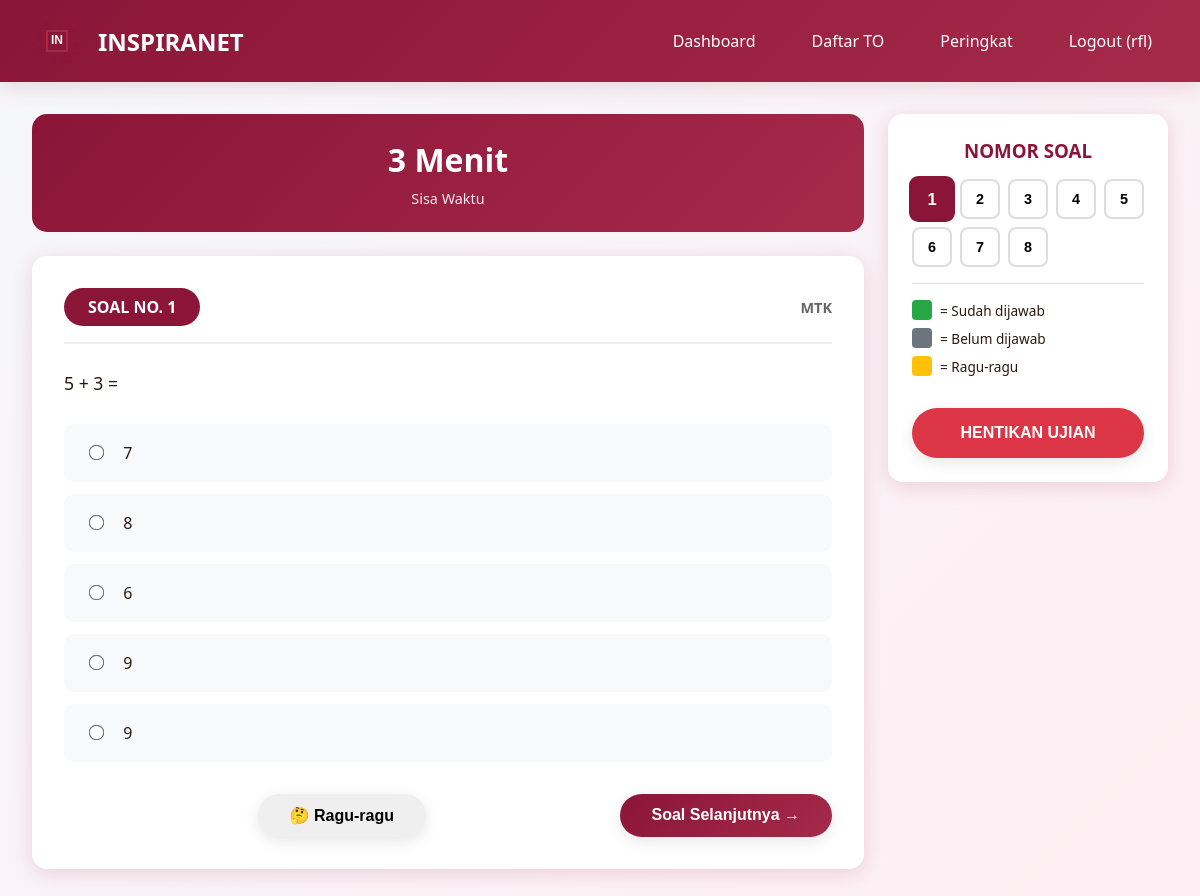
/student/exams/1/start (signed in), run on the app's committed database.
### models.py (models this page shows, shortened)
class User(UserMixin, db.Model):
    __tablename__ = 'users'
    id = db.Column(db.Integer, primary_key=True)
    email = db.Column(db.String(120), unique=True, nullable=False)
    password_hash = db.Column(db.String(255), nullable=False)
    full_name = db.Column(db.String(100), nullable=False)
    role = db.Column(db.String(20), nullable=False, default='student')
    inspira_branch = db.Column(db.String(50), nullable=True)
    class_level = db.Column(db.String(20), nullable=True)
    school_name = db.Column(db.String(150), nullable=True)
    phone_number = db.Column(db.String(20), nullable=True)
    profile_photo = db.Column(db.String(255), nullable=True)
    created_at = db.Column(db.DateTime, default=datetime.utcnow)
    exam_attempts = db.relationship('ExamAttempt', backref='user', lazy=True, cascade='all, delete-orphan')
    payments = db.relationship('Payment', backref='user', lazy=True, cascade='all, delete-orphan')
    leaderboard_entries = db.relationship('Leaderboard', backref='user', lazy=True, cascade='all, delete-orphan')

class Exam(db.Model):
    __tablename__ = 'exams'
    id = db.Column(db.Integer, primary_key=True)
    title = db.Column(db.String(200), nullable=False)
    description = db.Column(db.Text, nullable=True)
    duration_minutes = db.Column(db.Integer, nullable=False, default=120)
    total_questions = db.Column(db.Integer, nullable=False, default=0)
    is_premium = db.Column(db.Boolean, default=False)
    price = db.Column(db.Integer, default=0)
    is_active = db.Column(db.Boolean, default=True)
    created_by = db.Column(db.Integer, db.ForeignKey('users.id'), nullable=False)
    created_at = db.Column(db.DateTime, default=datetime.utcnow)
    questions = db.relationship('Question', backref='exam', lazy=True, cascade='all, delete-orphan')
    attempts = db.relationship('ExamAttempt', backref='exam', lazy=True, cascade='all, delete-orphan')
    payments = db.relationship('Payment', backref='exam', lazy=True, cascade='all, delete-orphan')
    leaderboard_entries = db.relationship('Leaderboard', backref='exam', lazy=True, cascade='all, delete-orphan')

class Question(db.Model):
    __tablename__ = 'questions'
    id = db.Column(db.Integer, primary_key=True)
    exam_id = db.Column(db.Integer, db.ForeignKey('exams.id'), nullable=False)
    question_type = db.Column(db.String(20), nullable=False)
    category = db.Column(db.String(100), nullable=True)
    question_text = db.Column(db.Text, nullable=False)
    option_a = db.Column(db.Text, nullable=True)
    option_b = db.Column(db.Text, nullable=True)
    option_c = db.Column(db.Text, nullable=True)
    option_d = db.Column(db.Text, nullable=True)
    option_e = db.Column(db.Text, nullable=True)
    correct_answer = db.Column(db.String(10), nullable=True)
    question_order = db.Column(db.Integer, nullable=False)
    points = db.Column(db.Integer, default=1)

### app.py (the view, shortened to what this page needs)
@app.route('/student/exams/<int:id>/start')
@login_required
def student_start_exam(id):
    if current_user.role != 'student':
        flash('Akses ditolak!', 'danger')
        return redirect(url_for('index'))
    exam = Exam.query.get_or_404(id)
    attempt = ExamAttempt.query.filter_by(
        user_id=current_user.id,
        exam_id=exam.id,
        is_completed=False
    ).first()
    questions = Question.query.filter_by(exam_id=exam.id).order_by(Question.question_order).all()
    return render_template('student_exam.html', exam=exam, attempt=attempt, questions=questions)

### app.py (called while the page is built)
@login_manager.user_loader
def load_user(user_id):
    return User.query.get(int(user_id))

@app.before_request
def ensure_db():
    if not hasattr(app, '_db_initialized'):
        app._db_initialized = True
        init_database()

### templates/student_exam.html (shortened to what this page needs)
{% extends "base.html" %}
{% block content %}
<div class="exam-container">
    <div class="exam-main">
        <div class="timer-display" id="timer">
            <h3>{{ exam.duration_minutes }} Menit</h3>
            <p>Sisa Waktu</p>
        </div>
        <div id="questionContainer">
            {% for question in questions %}
            <div class="question-display" data-question-id="{{ question.id }}" style="display: {% if loop.first %}block{% else %}none{% endif %};">
                <div class="question-header">
                    <div class="question-number">SOAL NO. {{ question.question_order }}</div>
                    <div style="color: #666; font-size: 0.9rem;">
                        <strong>{{ question.category }}</strong>
                    </div>
                </div>
                <div class="question-text">
                    {{ question.question_text }}
                </div>
                {% if question.question_type == 'multiple_choice' %}
                <div class="options-container">
                    <label class="option-item">
                        <input type="radio" name="q_{{ question.id }}" value="A" onchange="markAnswered({{ question.question_order }})">
                        <span>{{ question.option_a }}</span>
                    </label>
                    <label class="option-item">
                        <input type="radio" name="q_{{ question.id }}" value="B" onchange="markAnswered({{ question.question_order }})">
                        <span>{{ question.option_b }}</span>
                    </label>
                    <label class="option-item">
                        <input type="radio" name="q_{{ question.id }}" value="C" onchange="markAnswered({{ question.question_order }})">
                        <span>{{ question.option_c }}</span>
                    </label>
                    <label class="option-item">
                        <input type="radio" name="q_{{ question.id }}" value="D" onchange="markAnswered({{ question.question_order }})">
                        <span>{{ question.option_d }}</span>
                    </label>
                    {% if question.option_e %}
                    <label class="option-item">
                        <input type="radio" name="q_{{ question.id }}" value="E" onchange="markAnswered({{ question.question_order }})">
                        <span>{{ question.option_e }}</span>
                    </label>
                    {% endif %}
                </div>
                {% endif %}
                <div class="navigation-buttons">
                    <button type="button" class="btn btn-warning" onclick="markDoubtful({{ question.question_order }})">
                        🤔 Ragu-ragu
                    </button>
                    {% if not loop.last %}
                    <button type="button" class="btn btn-primary" onclick="showQuestion({{ question.question_order + 1 }})">
                        Soal Selanjutnya →
                    </button>
                    {% else %}
                    <div></div>
                    {% endif %}
                </div>
            </div>
            {% endfor %}
        </div>
    </div>
    <div class="exam-sidebar">
        <div class="sidebar-card">
            <h3 style="margin: 0 0 1rem 0; color: var(--primary-color); text-align: center;">NOMOR SOAL</h3>
            <div class="question-grid">
                {% for question in questions %}
                <button type="button" class="question-nav-btn {% if loop.first %}current{% endif %}"
                        id="nav-{{ question.question_order }}"
                        onclick="showQuestion({{ question.question_order }})">
                    {{ question.question_order }}
                </button>
                {% endfor %}
            </div>
            <div class="legend">
                <div class="legend-item">
                    <div class="legend-box" style="background: #28a745;"></div>
                    <span>= Sudah dijawab</span>
                </div>
                <div class="legend-item">
                    <div class="legend-box" style="background: #6c757d;"></div>
                    <span>= Belum dijawab</span>
                </div>
                <div class="legend-item">
                    <div class="legend-box" style="background: #ffc107;"></div>
                    <span>= Ragu-ragu</span>
                </div>
            </div>
            <button onclick="submitExam()" class="btn btn-danger" style="width: 100%; margin-top: 1.5rem; padding: 1rem; font-weight: bold;">
                HENTIKAN UJIAN
            </button>
        </div>
    </div>
</div>
{% endblock %}

### templates/base.html (shortened to what this page needs)
<!DOCTYPE html>
<html lang="id">
<head>
    <link rel="stylesheet" href="{{ url_for('static', filename='css/style.css') }}">
</head>
<body>
    <nav class="navbar">
        <div class="container">
            <a href="{{ url_for('index') }}" class="navbar-brand">
                <div id="logo-animation" class="logo-container"></div>
                <span>INSPIRANET</span>
            </a>
            <ul class="navbar-nav" id="navbarMenu">
                {% if current_user.is_authenticated %}
                    {% if current_user.role == 'admin' %}
                        <li><a href="{{ url_for('admin_dashboard') }}" onclick="closeMobileMenu()">Dashboard</a></li>
                        <li><a href="{{ url_for('admin_students') }}" onclick="closeMobileMenu()">Siswa</a></li>
                        <li><a href="{{ url_for('admin_teachers') }}" onclick="closeMobileMenu()">Guru</a></li>
                        <li><a href="{{ url_for('admin_exams') }}" onclick="closeMobileMenu()">TO</a></li>
                        <li><a href="{{ url_for('admin_payments') }}" onclick="closeMobileMenu()">Pembayaran</a></li>
                    {% else %}
                        <li><a href="{{ url_for('student_dashboard') }}" onclick="closeMobileMenu()">Dashboard</a></li>
                        <li><a href="{{ url_for('student_exams') }}" onclick="closeMobileMenu()">Daftar TO</a></li>
                    {% endif %}
                    <li><a href="{{ url_for('all_leaderboards') }}" onclick="closeMobileMenu()">Peringkat</a></li>
                    <li><a href="{{ url_for('logout') }}" onclick="closeMobileMenu()">Logout ({{ current_user.full_name }})</a></li>
                {% else %}
                    <li><a href="{{ url_for('login') }}" onclick="closeMobileMenu()">Login</a></li>
                    <li><a href="{{ url_for('register') }}" onclick="closeMobileMenu()">Daftar</a></li>
                {% endif %}
            </ul>
        </div>
    </nav>
    <div class="container">
        {% block content %}{% endblock %}
    </div>
</body>
</html>

### static/css/style.css (style rules this page uses)
:root { --primary-color: #8B1538; --secondary-color: #A52A4A; --dark-color: #4A0E1F; --light-color: #FFE5EC; --text-dark: #2C1810; --text-light: #FFFFFF; --shadow: 0 4px 20px rgba(139, 21, 56, 0.15); }
* { margin: 0; padding: 0; box-sizing: border-box; }
body { font-family: 'Segoe UI', Tahoma, Geneva, Verdana, sans-serif; background: linear-gradient(135deg, #f5f7fa 0%, #ffeef3 100%); color: var(--text-dark); min-height: 100vh; }
.navbar { background: linear-gradient(135deg, var(--primary-color) 0%, var(--secondary-color) 100%); padding: 1rem 0; box-shadow: var(--shadow); position: sticky; top: 0; z-index: 1000; }
.navbar .container { max-width: 1200px; margin: 0 auto; padding: 0 2rem; display: flex; justify-content: space-between; align-items: center; }
.navbar-brand { display: flex; align-items: center; gap: 1rem; color: var(--text-light); text-decoration: none; font-size: 1.5rem; font-weight: bold; }
.logo-container { position: relative; width: 50px; height: 50px; }
.navbar-nav { display: flex; gap: 1.5rem; list-style: none; align-items: center; }
.navbar-nav a { color: var(--text-light); text-decoration: none; padding: 0.5rem 1rem; border-radius: 5px; transition: all 0.3s ease; }
.container { max-width: 1200px; margin: 2rem auto; padding: 0 2rem; }
.btn { display: inline-block; padding: 0.75rem 2rem; border: none; border-radius: 25px; font-size: 1rem; font-weight: 600; text-decoration: none; cursor: pointer; transition: all 0.3s ease; box-shadow: 0 4px 15px rgba(0, 0, 0, 0.1); }
.btn-primary { background: linear-gradient(135deg, var(--primary-color) 0%, var(--secondary-color) 100%); color: var(--text-light); }
.btn-danger { background: #dc3545; color: white; }
.option-item { padding: 1rem; margin: 0.5rem 0; border: 2px solid #e0e0e0; border-radius: 8px; cursor: pointer; transition: all 0.3s ease; }
.option-item input[type="radio"] { margin-right: 1rem; }

### templates/student_exam.html (style rules this page uses)
.exam-container { display: flex; gap: 1.5rem; margin-top: 1rem; }
.exam-main { flex: 1; min-width: 0; }
.exam-sidebar { width: 280px; flex-shrink: 0; }
.question-display { background: white; border-radius: 15px; padding: 2rem; box-shadow: var(--shadow); margin-bottom: 1.5rem; }
.question-header { display: flex; justify-content: space-between; align-items: center; margin-bottom: 1.5rem; padding-bottom: 1rem; border-bottom: 2px solid #f0f0f0; }
.question-number { background: var(--primary-color); color: white; padding: 0.5rem 1.5rem; border-radius: 25px; font-weight: bold; font-size: 1rem; }
.question-text { font-size: 1.1rem; line-height: 1.8; margin-bottom: 1.5rem; color: var(--text-dark); }
.options-container { margin-top: 1.5rem; }
.option-item { display: block; background: #f8f9fa; padding: 1rem 1.5rem; margin-bottom: 0.75rem; border-radius: 10px; cursor: pointer; transition: all 0.3s ease; border: 2px solid transparent; }
.option-item input[type="radio"] { margin-right: 1rem; transform: scale(1.2); }
.navigation-buttons { display: flex; justify-content: space-between; gap: 1rem; margin-top: 2rem; }
.sidebar-card { background: white; border-radius: 15px; padding: 1.5rem; box-shadow: var(--shadow); margin-bottom: 1.5rem; position: sticky; top: 1rem; }
.timer-display { background: linear-gradient(135deg, var(--primary-color) 0%, var(--secondary-color) 100%); color: white; padding: 1.5rem; border-radius: 15px; text-align: center; margin-bottom: 1.5rem; }
.timer-display h3 { margin: 0; font-size: 2rem; }
.timer-display p { margin: 0.5rem 0 0 0; font-size: 0.9rem; opacity: 0.9; }
.question-grid { display: grid; grid-template-columns: repeat(5, 1fr); gap: 0.5rem; }
.question-nav-btn { aspect-ratio: 1; border: 2px solid #ddd; background: white; border-radius: 8px; cursor: pointer; font-weight: bold; font-size: 0.9rem; transition: all 0.3s ease; }
.question-nav-btn.current { background: var(--primary-color) !important; color: white !important; border-color: var(--primary-color) !important; transform: scale(1.15); }
.legend { margin-top: 1rem; padding-top: 1rem; border-top: 1px solid #ddd; }
.legend-item { display: flex; align-items: center; margin-bottom: 0.5rem; font-size: 0.85rem; }
.legend-box { width: 20px; height: 20px; border-radius: 4px; margin-right: 0.5rem; }

### data on the page
User: full_name "rfl"
Exam: duration_minutes "3"
Question: question_order "1", category "MTK", question_text "5 + 3 =", option_a "7", option_b "8", option_c "6", option_d "9", option_e "9"
Question: question_order "2"
Question: question_order "3"
Question: question_order "4"
Question: question_order "5"
Question: question_order "6"
Question: question_order "7"
Question: question_order "8"
